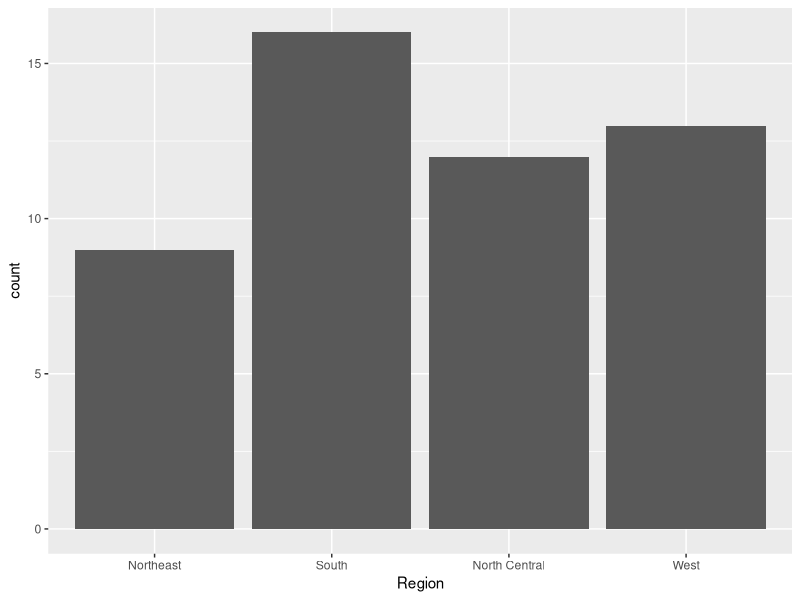
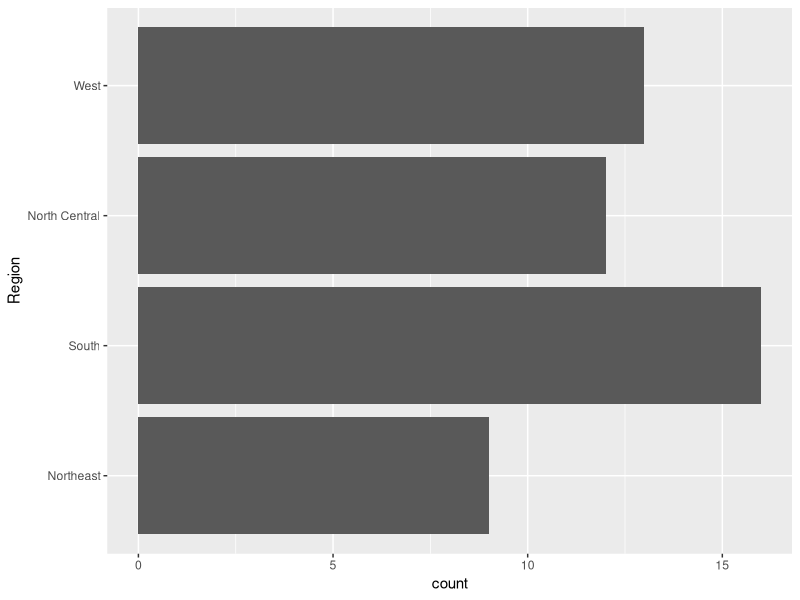
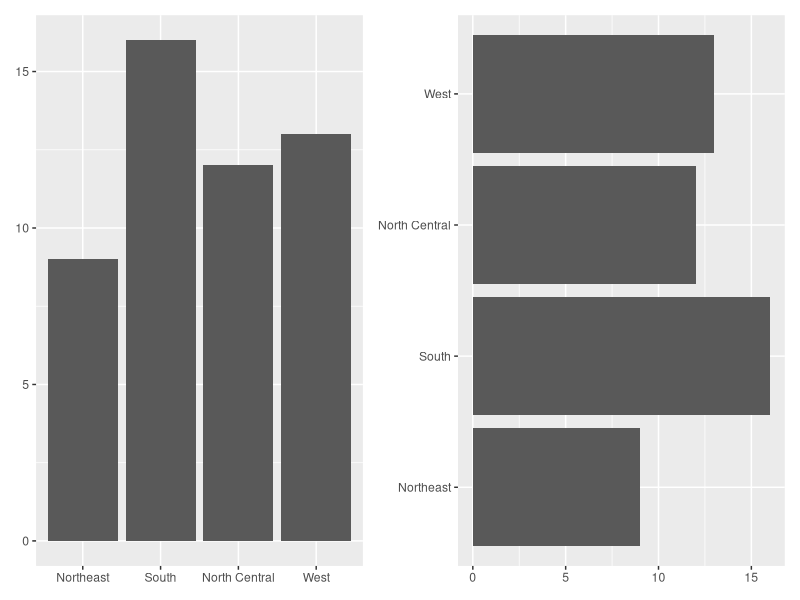
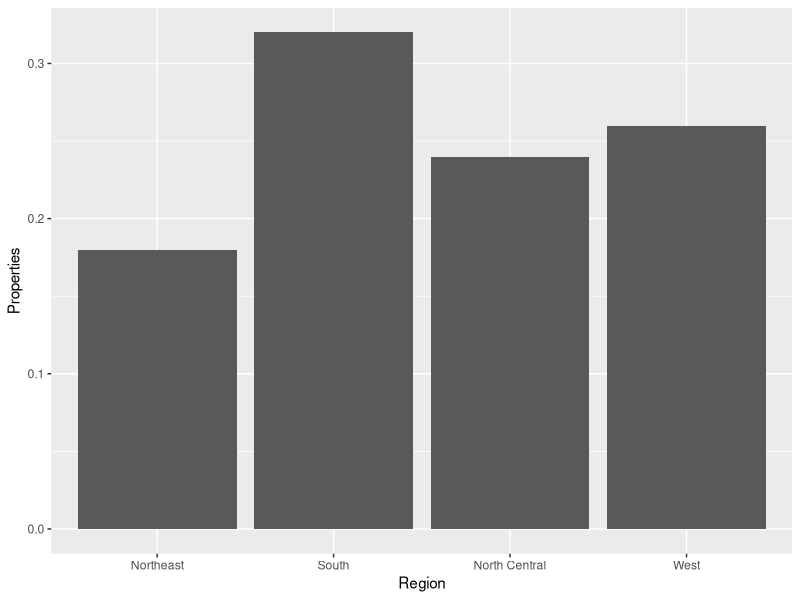
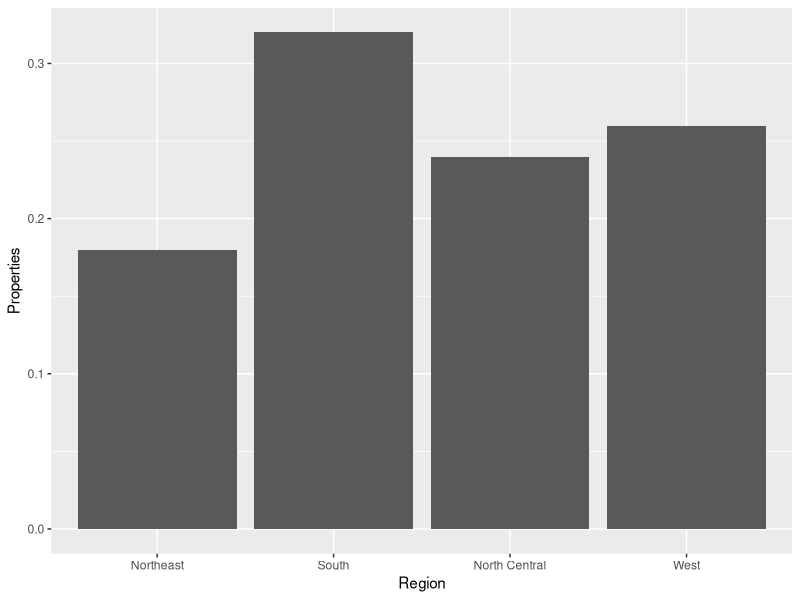
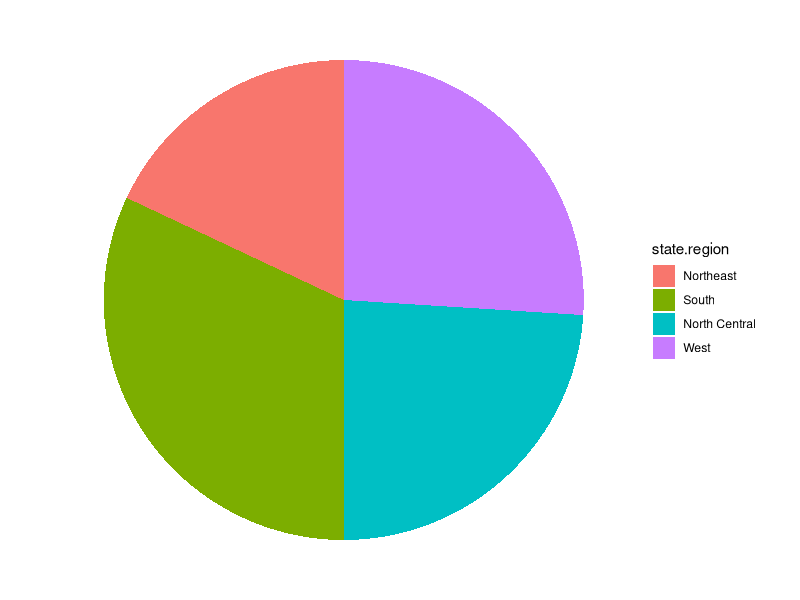
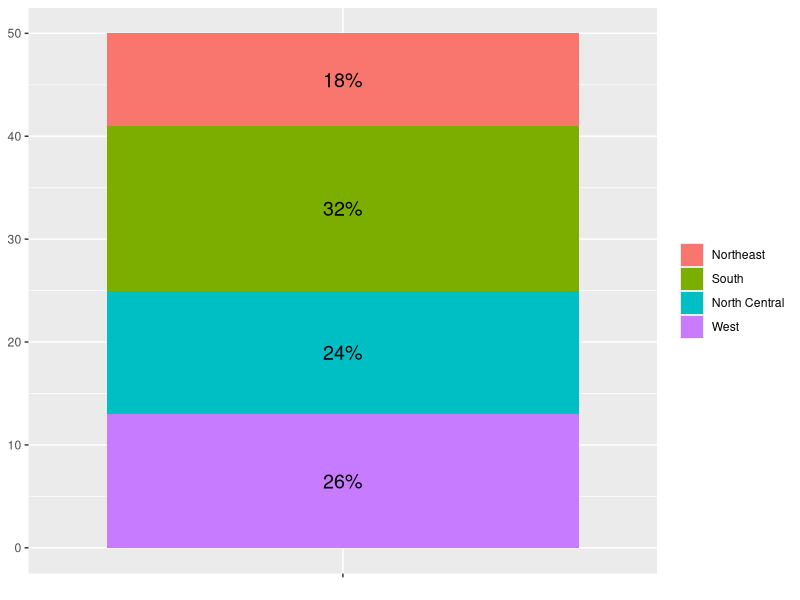
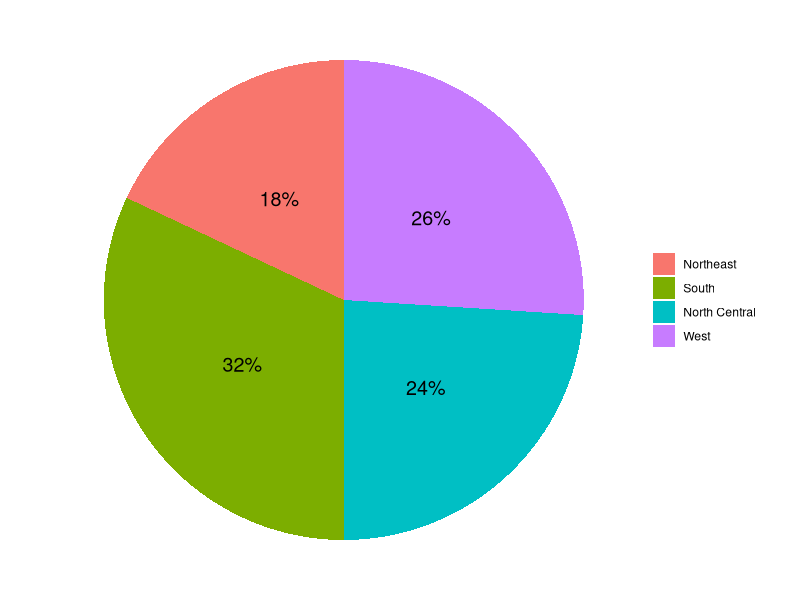

R code for these plots, in order:
#ggplot2에 의한 자료 탐색
library(tidyverse)

#일변량 자료인 경우 (범주형 변수가 한 개인 경우)
#state.region data
str(state.region)
state.region[1:10]
#요인이 자료인 경우 - geom_bar()로 막대그래프 작성 
#geom_bar()는 디폴트가 count임
tibble(state.region) |> 
  print(n=3)
#수직 방향 그래프
tibble(state.region) |> 
  ggplot() + 
  geom_bar(aes(x= state.region)) +
  xlab("Region")
#수평 방향 그래프 (범주의 label이 길 때 용이)
tibble(state.region) |> 
  ggplot() + 
  geom_bar(aes(y= state.region)) +
  ylab("Region")

#도수분포가표가 자료인 경우-> geom_col()을 이용
#geom_col()은 따로 디폴트가 없음 
library(patchwork)
df_state_1 <- tibble(state.region) |> 
  count(state.region)
install.packages("patchwork")
df_state_1

#수직 , 수평 방향 그래프
bar1 <- ggplot(df_state_1, aes(x=state.region, y=n))+
  geom_col()+
  labs(x= NULL, y = NULL)
bar2 <- ggplot(df_state_1, aes(y=state.region, x=n))+
  geom_col()+
  labs(x= NULL, y = NULL)
bar1 + bar2

#상대도수로 막대그래프 작성 -> bar 그래프에서 after_stat(prop) 사용
#group = 1을 매핑 함수에 추가해야 상대도수별 막대그래프 생성 가능
tibble(state.region) |> 
  ggplot() +
  geom_bar(aes(x=state.region, y=after_stat(prop), group = 1))+
  labs(x="Region", y="Properties")
#상대도수 직접 변수 생성 후 그래프 작성
df_state_1_1 <- tibble(state.region) |>
  count(state.region) |> 
  mutate(p = n/sum(n))
df_state_1_1

ggplot(df_state_1_1) +
  geom_col(aes(x=state.region, y=p))+
  labs(x="Region", y="Properties")

#파이그래프 작성 -> coord_polar() 사용
tibble(state.region) |> 
  ggplot() + 
  geom_bar(aes(x="", fill=state.region))+
  labs(x=NULL, y=NULL)+
  coord_polar(theta = "y")+
  theme_void()

#percent()를 사용하여 %기호가 있는 백분율 변수 생성
library(scales)

df_state_2 <-
  tibble(state.region) |> 
  count(state.region) |> 
  mutate(pct = percent(n/sum(n)))
#확인 출력
df_state_2 |> 
  print()

#라벨로 추가하여 막대 그래프 생성
#geom_text 적용하려면 글로벌 매핑(ggpolot에 aes 함수 사용) 해야함
x<-df_state_2 |> 
  ggplot(aes(x="", y=n, fill=state.region)) +
  geom_col()+
  geom_text(aes(label = pct), size=5,
            position= position_stack(vjust=0.5))+
  labs(x = NULL, y= NULL, fill = NULL)
x
#라벨링한 막대그래프 파이그래프로 변환
x + 
  coord_polar(theta = "y")+
  theme_void()

#이변량 및 다변량 범주형 자료 탐색
#패키지에 데이터만 불러올때는 library 대신 data() 사용
data(Arthritis, package="vcd")
head(Arthritis)

#1차원 도수분포표 작성 : 함수 table()
my_table1 <- with(Arthritis, table(Improved))
my_table1

#1차원 상대도수분포표 작성 : 함수 prop.table()
#기존의 도수분포표를 그대로 넣으면 인자들이 상대도수로 변경됨
prop.table(my_table1)
#소수점 맞추기(option으로 조절)
options("digits" = 2)
prop.table(my_table1)

#2차원 분할표 작성
#2차원 분할표에서 확인해야할 점은 원 데이터에서 어떤 관계에 포커스를 두냐이다
my_table2 <- with(Arthritis, table(Treatment, Improved))
my_table2
#상대도수로 변환
prop.table(my_table2)

#조건변수에 따라 해석이 달라짐
#행 변수
prop.table(my_table2, 1)
#열 변수
prop.table(my_table2, 2)

#요인의 범주 합치기
Arthritis |> 
  count(Improved)

#factor()에 의한 통합
#factor로 모든 범주의 라벨을 바꾸어 통합하는 방법
#범주 개수가 적으면 사용 가능하나 개수가 많으면 사용하기 힘듦
Arthritis |> 
  mutate(Improved = factor(Improved,
                           labels = c("No", "Yes", "Yes")
                           )
         ) |> 
  count(Improved)

#함수 forcats::fct_recode()
#바꾸고자하는 범주의 level(속성명)만 변경할 수 있음 -> 범주 개수가 많을때 용이함
Arthritis |> 
  mutate(Improved = fct_recode(Improved, No = "None", Yes = "Some",
                               Yes = "Marked")) |> 
  count(Improved)

#분할표에서 결측값 처리
#airquality에서 월별 Ozone 값이 80이 넘는 날 수
with(airquality, table(OzHi = Ozone > 80, Month))

#결측값 범주도 포함해야함
#useNA = "ifany"를 사용하여 월별 결측값도 확인 가능
with(airquality, 
     table(OzHi = Ozone > 80, Month, useNA = "ifany"))


#이변량 및 다변량 범주형 자료를 위한 그래프
library(tidyverse)
data(Arthritis, package="vcd")
Arthritis |> 
  ggplot(aes(x = Treatment, fill = Improved)) +
  geom_bar()
#함수 count()를 사용할 경우 -> geom_col() 사용
Arthritis |> 
  count(Treatment, Improved) |> 
  ggplot(aes(x = Treatment, y = n, fill = Improved)) +
  geom_col()

#요인이 포함된 데이터 프레임인 경우
Arthritis |> 
  ggplot(aes(x = Treatment, fill = Improved)) +
  geom_bar(position = "dodge")
#count()로 작성된 도수분포가 자료인 경우
Arthritis |> 
  count(Treatment, Improved) |> 
  ggplot(aes(x = Treatment, y = n, fill = Improved))+
  geom_col(position = "dodge2")

#조건부 확률에 의한 막대그래프
Arthritis |> 
  ggplot(aes(x = Treatment, fill = Improved))+
  geom_bar(position = "fill")

#facet을 사용하여 Treatment 범주별로 그래프 분리
Arthritis |> 
  ggplot(aes(x = Improved, y = after_stat(prop),
             group = 1))+
  geom_bar()+
  facet_wrap(vars(Treatment))

#상대도수로 변경
#각 Treatment에 대한 비율을 구해야 하기 때문에
#group_by()로 Treatment의 범주별로 grouping
Arthritis |> 
  count(Treatment, Improved) |> 
  group_by(Treatment) |> 
  mutate(prop = n/sum(n)) |> 
  ggplot(aes(x = Improved, y = prop, fill = Improved))+
  geom_col()+
  facet_wrap(vars(Treatment)) +
  ylab(NULL)

#mosaic 그래프
#두개 이상의 범주형 변수 관계 탐색에 유용한 그래프
#조건이 추가됨에 따라 내부적으로 범주가 나누어지는 그래프
#조건이 너무 많으면 가시성이 확 떨어짐 (한 3개정도일때 사용하면 좋음)
library(vcd)
my_table <- with(Arthritis, table(Treatment, Improved))
mosaic(my_table, direction = "v")

#원자료를 입력한 공식적인 방법
# ~ 기준으로 왼쪽이 반응변수, 오른쪽이 설명변수
mosaic(Improved ~ Treatment, data = Arthritis, direction = "v")

#Titanic 데이터
#bullet이 있는 경우 해당 범주의 데이터 없음
str(Titanic)
#한개의 설명변수와 비교
mosaic(Survived ~ Class, data = Titanic, direction = "v")
mosaic(Survived ~ Sex, data = Titanic, direction = "v")
mosaic(Survived ~ Age, data = Titanic, direction = "v")
#두개의 설명변수와 비교
mosaic(Survived ~ Sex + Age, data = Titanic, direction = "v")
mosaic(Survived ~ Class + Sex, data = Titanic, direction = "v")
mosaic(Survived ~ Class + Age, data = Titanic, direction = "v")
#최종 그래프 비교
mosaic(Survived ~ Class + Sex + Age, data = Titanic, direction = "v")
